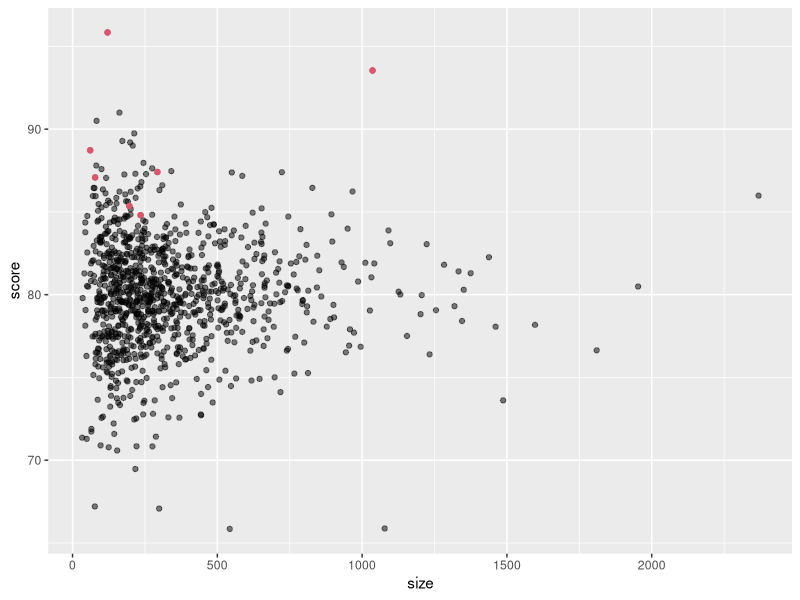

Source code (R):
library(dslabs)
library(tidyverse)
library(caret)
suppressWarnings(set.seed(1986, sample.kind="Rounding"))
n <- round(2^rnorm(1000, 8, 1))
suppressWarnings(set.seed(1, sample.kind="Rounding"))
mu <- round(80 + 2*rt(1000, 5))
range(mu)
schools <- data.frame(id = paste("PS",1:1000),
                      size = n,
                      quality = mu,
                      rank = rank(-mu))
schools %>% top_n(10, quality) %>% arrange(desc(quality))
suppressWarnings(set.seed(1, sample.kind="Rounding"))
mu <- round(80 + 2*rt(1000, 5))

scores <- sapply(1:nrow(schools), function(i){
  scores <- rnorm(schools$size[i], schools$quality[i], 30)
  scores
})
schools <- schools %>% mutate(score = sapply(scores, mean))

# Top schools based on average score
top_by_score <- schools %>% arrange(desc(score)) %>% top_n(10, score)

# Compare the median school size to the median school size of the top 10 schools based on the score.
median(schools$size)
median(top_by_score$size)
schools %>% arrange(score) %>% top_n(-10, score) %>% summarise(median(size))

schools %>% ggplot(aes(size,score)) +
  geom_point(alpha = .5) +
  geom_point(data = filter(schools, rank<=10), col = 2)

# Using regularization to reduce variability based on size
overall <- mean(sapply(scores, mean))

lambda <- 25
schools <- schools %>% mutate(b_i = (score - overall)/(lambda + n)*size,
                              regularized_score = overall + b_i)
schools %>% arrange(desc(regularized_score)) %>% top_n(10, regularized_score)

# Other way:
# score_reg <- sapply(scores, function(x)  overall + sum(x-overall)/(length(x)+lambda))
# schools %>% mutate(score_reg = score_reg) %>%
#   top_n(10, score_reg) %>% arrange(desc(score_reg))

# Finding best lambda
lamddas <- 10:250
RMSEs <- map_df(lamddas, function(lambda){
  RMSE <- schools %>% mutate(b_i = (score - overall)/(lambda + n)*size,
                             regularized_score = overall + b_i) %>% 
    summarise(RMSE = sqrt(sum((quality - regularized_score)^2)/nrow(.))) %>% .$RMSE
  data.frame(RMSE, lambda)
})
RMSEs %>% arrange(RMSE) %>% head(.)
lambda <- 135
schools <- schools %>% mutate(b_i = (score - overall)/(lambda + n)*size,
                              regularized_score = overall + b_i)
schools %>% arrange(desc(regularized_score)) %>% top_n(10, regularized_score)
